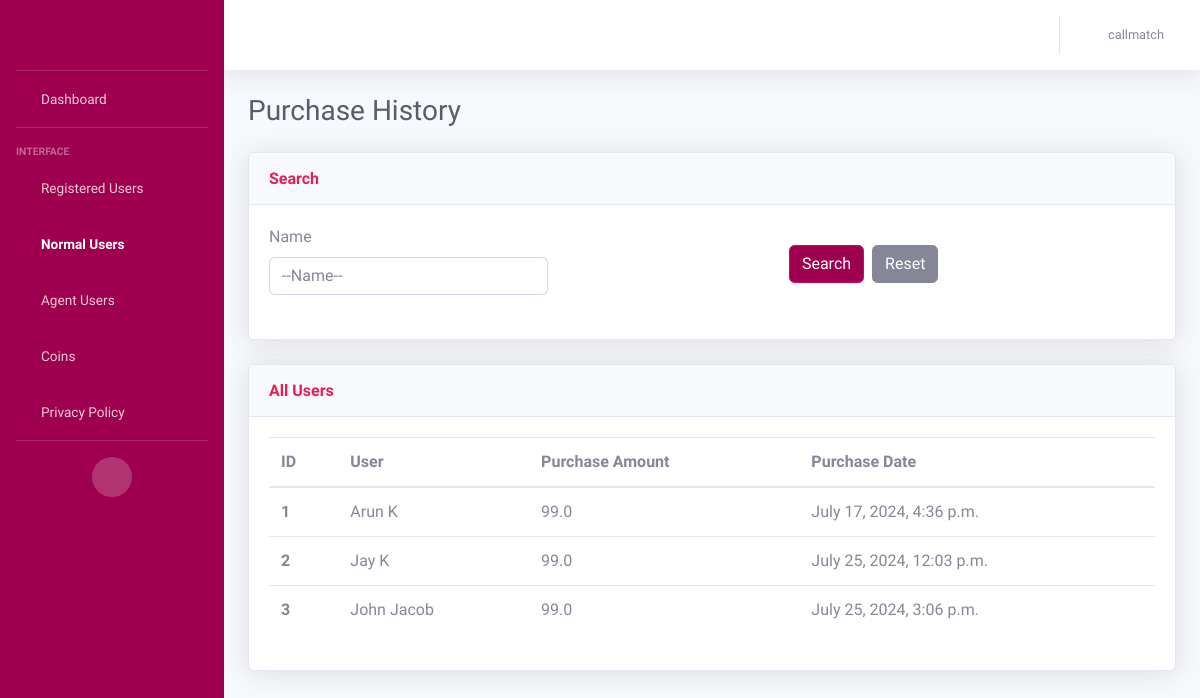
The page /history_normal_user (signed in) on the database its author committed.
### AdminApp/models.py (models this page shows, shortened)
class UserPurchaseModel(models.Model):
    CHAT = 'Chat'
    CALL = 'Call'
    PURCHASE_TYPE_CHOICES = [
        (CHAT, 'Chat'),
        (CALL, 'Call'),
    ]
    userpurchase_id = models.AutoField(primary_key=True)
    user = models.ForeignKey(CustomerModel, on_delete=models.CASCADE)
    purchase_date = models.DateTimeField()
    purchase_amount = models.FloatField()
    purchase_type = models.CharField(max_length=10, choices=PURCHASE_TYPE_CHOICES, null=True)

class CustomerModel(models.Model):
    NORMAL_USER = 'Normal User'
    AGENT_USER = 'Agent User'
    USER_STATUS_CHOICES = [
        (NORMAL_USER, 'Normal User'),
        (AGENT_USER, 'Agent User'),
    ]
    BOTH = 'Both'
    MALAYALAM = 'Malayalam'
    TAMIL = 'Tamil'
    LANGUAGE_CHOICES = [
        (BOTH, 'Both'),
        (MALAYALAM, 'Malayalam'),
        (TAMIL, 'Tamil'),
    ]
    MALE = 'Male'
    FEMALE = 'Female'
    GENDER_CHOICES = [
        (MALE, 'Male'),
        (FEMALE, 'Female')
    ]
    customer_id = models.AutoField(primary_key=True)
    customer_first_name = models.CharField(max_length=100, default="unknown")
    customer_last_name = models.CharField(max_length=100, default="unknown")
    customer_email = models.EmailField(default="unknown")
    customer_contact = models.CharField(max_length=50)
    gender = models.CharField(
        max_length=20,
        choices=GENDER_CHOICES,
        null=True
    )
    status = models.CharField(
        max_length=20,
        choices=USER_STATUS_CHOICES,
        default=NORMAL_USER,
    )
    is_online = models.BooleanField(default=False)
    languages = models.CharField(
        max_length=20,
        choices=LANGUAGE_CHOICES,
        default=BOTH,
    )
    is_existing = models.BooleanField(default=False)
    adhaar_no = models.CharField(max_length=50, default="unknown")
    rating = models.IntegerField()
    terms_conditions = models.BooleanField(default=False)
    customer_password = models.CharField(max_length=100, default='unknown')
    @property
    def rating(self):
        from .models import RatingModel
        rating = RatingModel.objects.filter(agent=self).aggregate(Avg('ratings')).get('ratings__avg')
        return rating if rating is not None else 0

### AdminApp/views.py (the view)
# urls.py: path('history_normal_user', views.user_history, name='history_normal_users'),
def user_history(request):
    username = request.session.get('user', None)
    if username is None:
        return redirect('/login')
    user_history = UserPurchaseModel.objects.all()
    if request.method == 'GET':
        name = request.GET.get('name', '').strip()
        if name:
            user_history = user_history.filter(user__customer_first_name__istartswith=name)
    return render(request, 'normaluser_history.html', {'user_history': user_history, 'username': username})

### templates/normaluser_history.html (shortened to what this page needs)
<!DOCTYPE html>
<html lang="en">
<head>
    {% load static %}
    <link href="{% static 'vendor/fontawesome-free/css/all.min.css' %}" rel="stylesheet" type="text/css">
    <link href="{% static 'css/sb-admin-2.min.css' %}" rel="stylesheet">
</head>
<body id="page-top">
    <div id="wrapper">
        <ul class="navbar-nav bg-gradient-primary sidebar sidebar-dark accordion" id="accordionSidebar">
            <a class="sidebar-brand d-flex align-items-center justify-content-center" href="{% url 'home' %}">
                <div class="logo" style="background-image: url({% static 'img/call-match.png' %});"></div>
            </a>
            <hr class="sidebar-divider my-0">
            <li class="nav-item ">
                <a class="nav-link" href="{% url 'home' %}">
                    <i class="fas fa-fw fa-tachometer-alt"></i>
                    <span>Dashboard</span></a>
            </li>
            <hr class="sidebar-divider">
            <div class="sidebar-heading">
                Interface
            </div>
            <li class="nav-item">
                <a class="nav-link" href="{% url 'users' %}">
                    <i class="fas fa-fw fa-table"></i>
                    <span>Registered Users</span></a>
            </li>
            <li class="nav-item active">
                <a class="nav-link collapsed" href="#" data-toggle="collapse" data-target="#collapseUtilities"
                    aria-expanded="true" aria-controls="collapseUtilities">
                    <i class="fas fa-fw fa-users"></i>
                    <span>Normal Users</span>
                </a>
            </li>
            <li class="nav-item">
                <a class="nav-link collapsed" href="#" data-toggle="collapse" data-target="#collapseUtilities1"
                    aria-expanded="true" aria-controls="collapseUtilities1">
                    <i class="fas fa-fw fa-users"></i>
                    <span>Agent Users</span>
                </a>
            </li>
            <li class="nav-item">
                <a class="nav-link collapsed" href="#" data-toggle="collapse" data-target="#collapseUtilities2"
                    aria-expanded="true" aria-controls="collapseUtilities1">
                    <i class="fas fa-fw fa-coins"></i>
                    <span>Coins</span>
                </a>
            </li>
            <li class="nav-item">
                <a class="nav-link collapsed" href="{% url 'privacy-policy' %}"
                    aria-expanded="true" aria-controls="collapseUtilities1">
                    <i class="fas fa-fw fa-fingerprint"></i>
                    <span>Privacy Policy</span>
                </a>
            </li>
            <hr class="sidebar-divider">
            <div class="text-center d-none d-md-inline">
                <button class="rounded-circle border-0" id="sidebarToggle"></button>
            </div>
        </ul>
        <div id="content-wrapper" class="d-flex flex-column">
            <div id="content">
                <nav class="navbar navbar-expand navbar-light bg-white topbar mb-4 static-top shadow">
                    <ul class="navbar-nav ml-auto">
                        <li class="nav-item dropdown no-arrow">
                            <a class="nav-link dropdown-toggle" href="#" id="userDropdown" role="button"
                                data-toggle="dropdown" aria-haspopup="true" aria-expanded="false">
                                <i class="fas fa-fw fa-user"></i>
                                <span class="mr-2 d-none d-lg-inline text-gray-600 small">{{username}}</span>
                            </a>
                        </li>
                    </ul>
                </nav>
                <div class="container-fluid">
                    <div class="d-sm-flex align-items-center justify-content-between mb-4">
                        <h1 class="h3 mb-0 text-gray-800">Purchase History</h1>
                    </div>
                    <div class="row">
                        <div class="col-xl-12 col-lg-7">
                            <div class="card shadow mb-4">
                                <div
                                    class="card-header py-3 d-flex flex-row align-items-center justify-content-between">
                                    <h6 class="m-0 font-weight-bold text-primary">Search</h6>
                                </div>
                                <div class="card-body">
                                    <form method="GET" action="#" class="row g-3 mb-4">
                                        <div class="col-md-4">
                                            <label for="name" class="form-label">Name</label>
                                            <input name="name" id="name" class="form-select form-control" placeholder="--Name--">
                                        </div>
                                        <div class="col d-flex justify-content-center align-items-center mt-2">
                                            <button type="submit" class="mr-2 btn btn-primary">Search</button>
                                            <a href="{% url 'history_normal_users' %}" class="btn btn-secondary">Reset</a>
                                        </div>
                                    </form>
                                </div>
                            </div>
                        </div>
                    </div>
                    <div class="row">
                        <div class="col">
                            <div class="card shadow mb-4">
                                <div
                                    class="card-header py-3 d-flex flex-row align-items-center justify-content-between">
                                    <h6 class="m-0 font-weight-bold text-primary">All Users</h6>
                                </div>
                                <div class="card-body">
                                    <div>
                                        <table class="table all-users">
                                          <thead>
                                            <tr>
                                              <th scope="col">ID</th>
                                              <th scope="col">User</th>
                                              <th scope="col">Purchase Amount</th>
                                              <th scope="col">Purchase Date</th>
                                            </tr>
                                          </thead>
                                          <tbody>
                                          {% for history in user_history %}
                                            <tr>
                                              <th scope="row">{{ forloop.counter }}</th>
                                              <td>{{history.user.customer_first_name}} {{history.user.customer_last_name}}</td>
                                              <td>{{history.purchase_amount}}</td>
                                              <td>{{history.purchase_date}}</td>
                                            </tr>
                                          {% endfor %}
                                          </tbody>
                                        </table>
                                    </div>
                                </div>
                            </div>
                        </div>
                    </div>
                </div>
            </div>
        </div>
    </div>
</body>
</html>

### templates/normaluser_history.html (style rules this page uses)
.logo { height:2rem; width:8rem; background-position: center; background-size: cover; background-repeat: no-repeat; }

### rows shown on the page
UserPurchaseModel: user.customer_first_name "Arun", user.customer_last_name "K", purchase_amount "99.0", purchase_date "July 17, 2024, 4:36 p.m."
UserPurchaseModel: user.customer_first_name "Jay", user.customer_last_name "K", purchase_amount "99.0", purchase_date "July 25, 2024, 12:03 p.m."
UserPurchaseModel: user.customer_first_name "John", user.customer_last_name "Jacob", purchase_amount "99.0", purchase_date "July 25, 2024, 3:06 p.m."

### other values the page prints
{{ username }} "callmatch"
